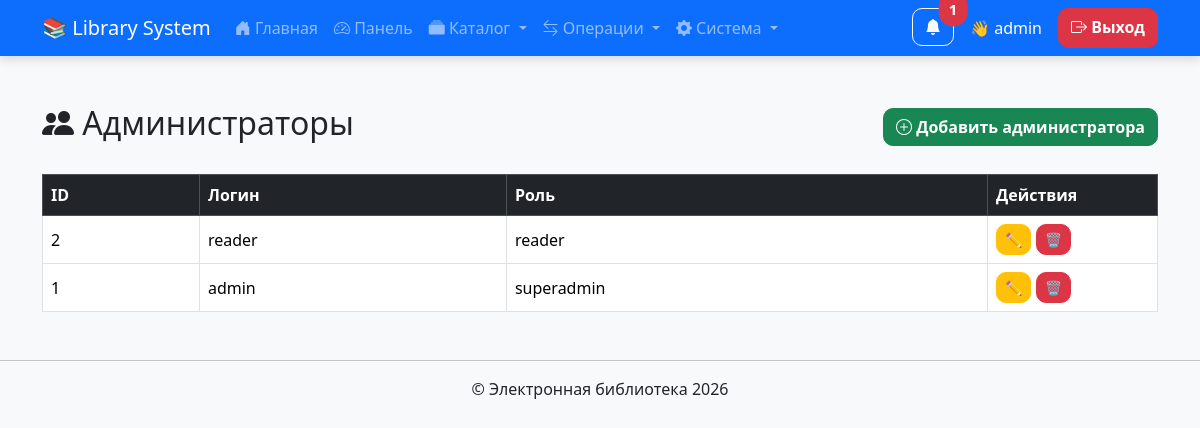
Screenshot of /users/index.php (signed in) with the database file from the repository.
### tables this page shows
CREATE TABLE `users` (
  `id` int(11) NOT NULL,
  `username` varchar(50) NOT NULL,
  `password` varchar(255) NOT NULL,
  `role` enum('superadmin','admin','reader') DEFAULT 'admin'
);

### users/index.php (the view, shortened to what this page needs)
<?php
require_once "../config/db.php";
$result = $conn->query("
SELECT *
FROM users
ORDER BY id DESC
");
include "../includes/header.php";
include "../includes/navbar.php";
?>
<div class="container mt-5">
    <div class="d-flex justify-content-between align-items-center mb-4">
        <h2>
            <i class="bi bi-people-fill"></i>
            Администраторы
        </h2>
        <a href="add.php" class="btn btn-success">
            <i class="bi bi-plus-circle"></i>
            Добавить администратора
        </a>
    </div>
    <table class="table table-bordered table-hover align-middle">
        <thead class="table-dark">
            <tr>
                <th>ID</th>
                <th>Логин</th>
                <th>Роль</th>
                <th width="170">Действия</th>
            </tr>
        </thead>
        <tbody>
        <?php while($user = $result->fetch_assoc()): ?>
        <tr>
            <td><?= $user["id"] ?></td>
            <td><?= htmlspecialchars($user["username"]) ?></td>
            <td><?= htmlspecialchars($user["role"]) ?></td>
            <td>
                <a
                    href="edit.php?id=<?= $user["id"] ?>"
                    class="btn btn-warning btn-sm">
                    ✏️
                </a>
                <a
                    href="delete.php?id=<?= $user["id"] ?>"
                    class="btn btn-danger btn-sm"
                    onclick="return confirm('Удалить администратора?')">
                    🗑️
                </a>
            </td>
        </tr>
        <?php endwhile; ?>
        </tbody>
    </table>
</div>
<?php include "../includes/footer.php"; ?>

### assets/css/style.css (style rules this page uses)
body { background:#f4f6f9; font-family:'Segoe UI',sans-serif; }
.btn { border-radius:10px; font-weight:600; }

### rows the page displays
users: id "2", username "reader", role "reader"
users: id "1", username "admin", role "superadmin"

### other values shown
$notifTotal "1"
$_SESSION["username"] "admin"
